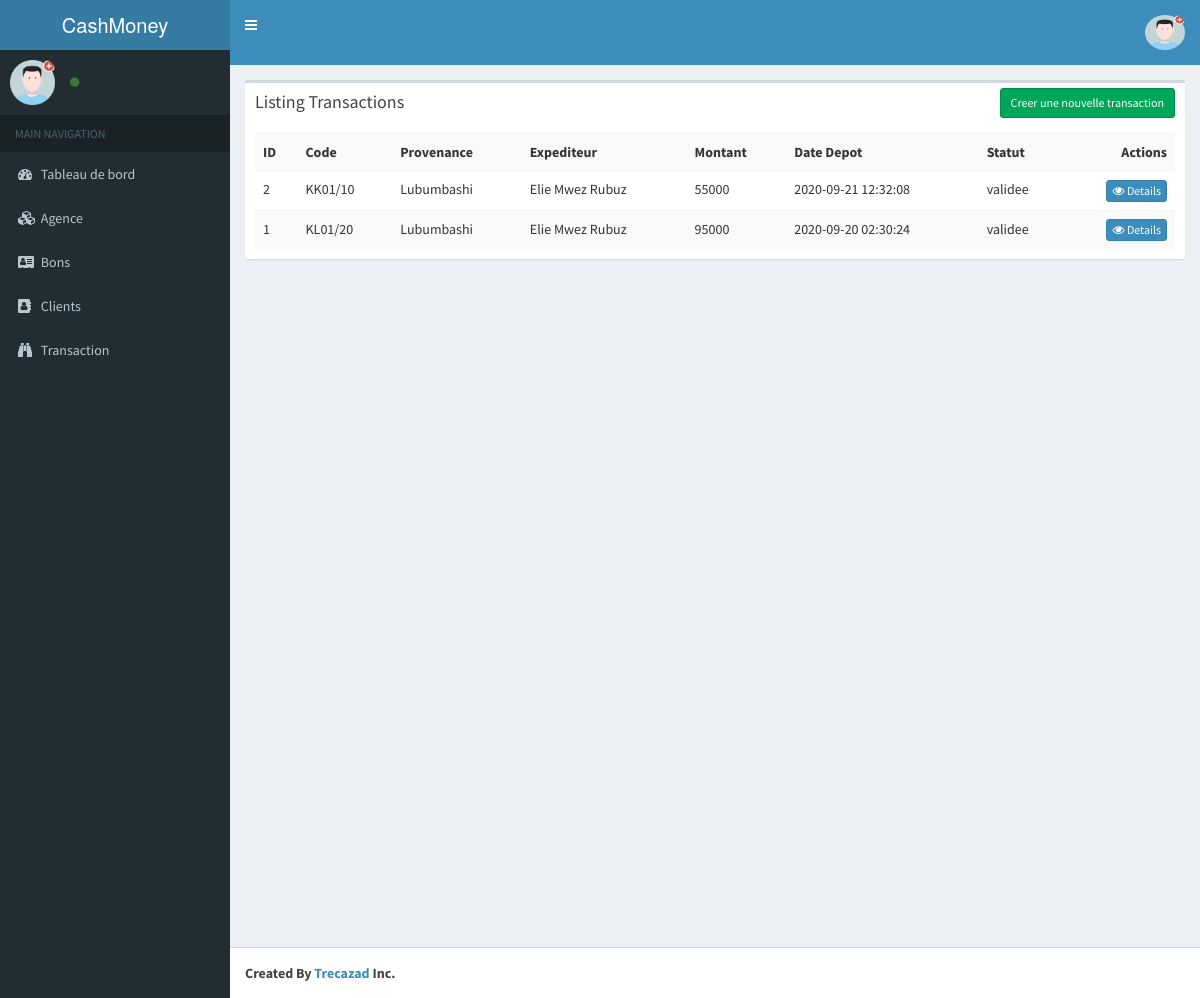
Page /index.php/transaction on the committed database.
### tables this page shows
CREATE TABLE `tb_am_transactions` (
  `transac_id` int(11) NOT NULL,
  `transac_code` varchar(10) NOT NULL,
  `transac_montant` float NOT NULL,
  `transac_pourc` varchar(25) NOT NULL,
  `transac_taux` varchar(25) NOT NULL,
  `transac_monnaie` enum('USD','CDF') NOT NULL,
  `transac_type` enum('Envoie','Retrait') NOT NULL,
  `provenance` int(11) NOT NULL,
  `destination` int(11) NOT NULL,
  `date_created` datetime NOT NULL DEFAULT CURRENT_TIMESTAMP,
  `date_retrait` datetime NOT NULL,
  `montant_caisse` float NOT NULL,
  `client_sid` int(11) NOT NULL,
  `agent_sid` int(11) DEFAULT NULL,
  `transac_statut` varchar(25) NOT NULL DEFAULT 'encours',
  `beneficiaire_sid` int(11) DEFAULT NULL
);

CREATE TABLE `tb_am_agences` (
  `agence_id` int(11) NOT NULL,
  `agence_nom` varchar(75) NOT NULL,
  `agence_adresse` varchar(250) NOT NULL,
  `agence_observation` text NOT NULL,
  `agence_responsable` varchar(75) NOT NULL,
  `agence_code` varchar(10) NOT NULL,
  `agence_type` enum('Provenance','Destination','','') DEFAULT NULL
);

CREATE TABLE `tb_am_clients` (
  `client_id` int(11) NOT NULL,
  `client_fullname` varchar(75) NOT NULL,
  `client_email` varchar(75) NOT NULL,
  `client_profession` varchar(75) NOT NULL,
  `client_type` enum('Expediteur','Beneficiaire') NOT NULL,
  `client_phone` varchar(25) NOT NULL,
  `client_adresse` text NOT NULL,
  `client_created` datetime NOT NULL
);

### application/controllers/Transaction.php (called while the page is built, shortened)
<?php
class Transaction extends CI_Controller{
    function __construct()
    {
        $this->load->model('Transaction_model');
    }
    function index()
    {
        $params['limit'] = RECORDS_PER_PAGE;
        $params['offset'] = ($this->input->get('per_page')) ? $this->input->get('per_page') : 0;
        $data['tb_am_transactions'] = $this->Transaction_model->get_join_depots($params);
        $data['_view'] = 'transaction/index';
        $this->load->view('layouts/main',$data);
    }
}

### index.php (called while the page is built, shortened)
<?php
require_once BASEPATH.'core/CodeIgniter.php';

### application/models/Transaction_model.php (called while the page is built, shortened)
<?php
class Transaction_model extends CI_Model
{
    public function get_join_depots($params = array())
    {
        $this->db->order_by('tb_am_transactions.transac_id', 'DESC');
        $this->db->join('tb_am_clients', 'tb_am_clients.client_id = tb_am_transactions.client_sid');
        $this->db->join('tb_am_agences', 'tb_am_agences.agence_id = tb_am_transactions.provenance');
        if(isset($params) && !empty($params))
        {
            $this->db->limit($params['limit'], $params['offset']);
        }
        $query = $this->db->get('tb_am_transactions');
        return $query->result();
    }
    function get_all_tb_am_transactions_count()
    {
        $this->db->from('tb_am_transactions');
        return $this->db->count_all_results();
    }
}

### application/views/transaction/index.php (the view, shortened to what this page needs)
<div class="row">
    <div class="col-md-12">
        <div class="box">
            <div class="box-header">
                <h3 class="box-title">Listing Transactions </h3>
            	<div class="box-tools">
                    <a href="<?php echo site_url('transaction/add'); ?>" class="btn btn-success btn-sm">Creer une nouvelle transaction</a>
                </div>
            </div>
            <div class="box-body">
                <table class="table table-striped">
                    <tr>
						<th>ID</th>
						<th>Code</th>
						<th>Provenance</th>
						<th>Expediteur</th>
						<th>Montant</th>
						<th>Date Depot</th>
                        <th>Statut</th>
						<th class="text-right">Actions</th>
                    </tr>
                    <?php foreach($tb_am_transactions as $t){
                        ?>
                    <tr>
						<td><?php echo $t->transac_id; ?></td>
						<td><?php echo $t->transac_code; ?></td>
						<td><?php echo $t->agence_nom; ?></td>
						<td><?php echo $t->client_fullname; ?></td>
						<td><?php echo $t->transac_montant; ?></td>
						<td><?php echo $t->date_created; ?></td>
                        <td><?php echo $t->transac_statut; ?></td>
						<td class="text-right">
                            <a href="<?php echo site_url('transaction/view/'.$t->transac_id); ?>" class="btn btn-primary btn-xs"><span class="fa fa-eye"></span> Details</a>
                        </td>
                    </tr>
                    <?php } ?>
                </table>
            </div>
        </div>
    </div>
</div>

### rows in the picture
tb_am_transactions: transac_id "2", transac_code "KK01/10", provenance.agence_nom "Lubumbashi", client_sid.client_fullname "Elie Mwez Rubuz", transac_montant "55000", date_created "2020-09-21 12:32:08", transac_statut "validee"
tb_am_transactions: transac_id "1", transac_code "KL01/20", provenance.agence_nom "Lubumbashi", client_sid.client_fullname "Elie Mwez Rubuz", transac_montant "95000", date_created "2020-09-20 02:30:24", transac_statut "validee"
